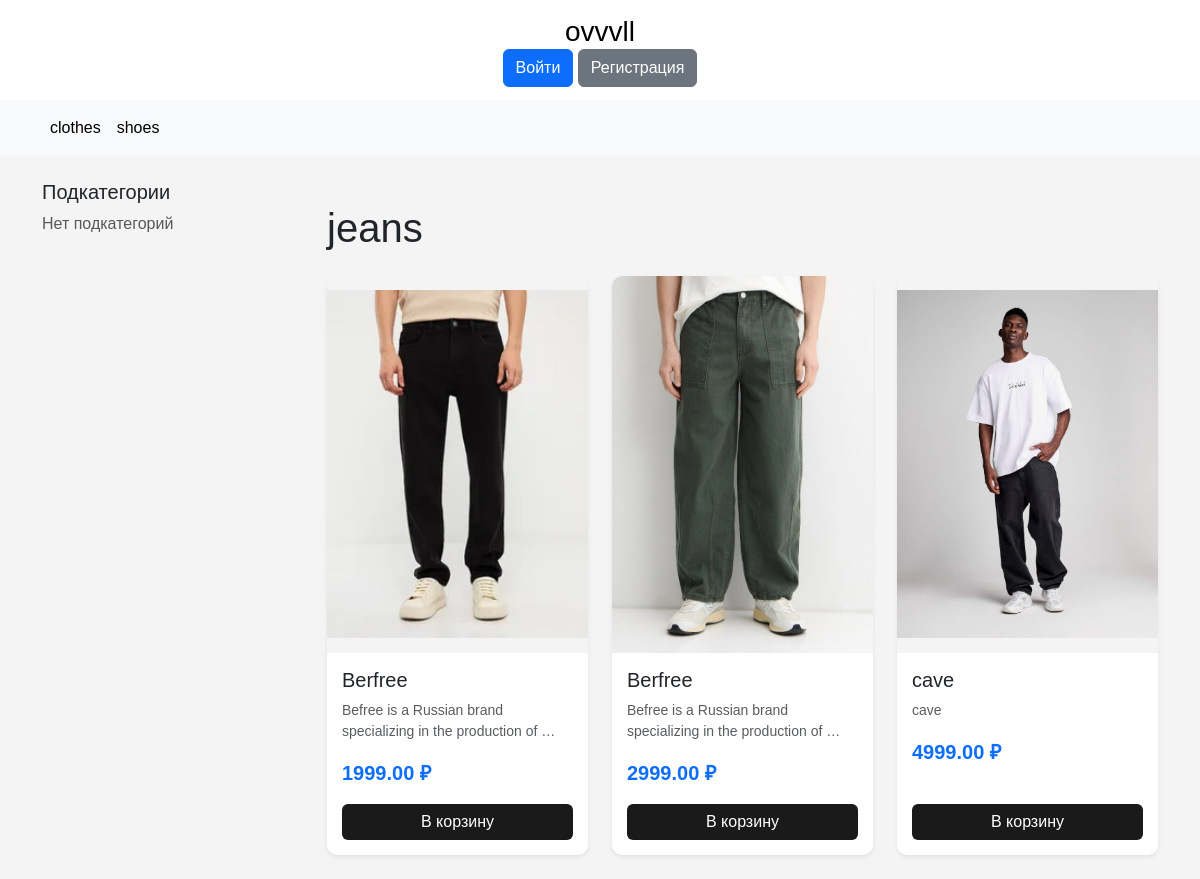
The page /category/jeans/ on the database its author committed.
### main/models.py (models this page shows, shortened)
class Category(models.Model):
    parent = models.ForeignKey('self', on_delete=models.CASCADE, null=True, blank=True)
    name = models.CharField(max_length=100)
    slug = models.SlugField(max_length=100, unique=True)

class Product(models.Model):
    category = models.ForeignKey(Category, on_delete=models.CASCADE)
    name = models.CharField(max_length=100)
    slug = models.SlugField(max_length=100, unique=True)
    image = models.ImageField(upload_to='products/')
    description = models.TextField()
    price = models.DecimalField(max_digits=10, decimal_places=2)
    available = models.BooleanField(default=True)

### main/views.py (the view)
# urls.py: path('category/<slug:slug>/', views.category_detail, name='category_detail'),
def category_detail(request, slug):
    category = get_object_or_404(Category, slug=slug)
    products = Product.objects.filter(category=category)
    subcategories = Category.objects.filter(parent=category)
    categories = Category.objects.filter(parent=None)
    return render(request, 'category.html', {
        'category': category,
        'products': products,
        'subcategories': subcategories,
        'categories': categories,
    })

### main/templates/category.html (shortened to what this page needs)
{% extends 'layout.html' %}
{% block content %}
<nav class="navbar navbar-expand-lg bg-light mb-4">
    <div class="container">
        <ul class="navbar-nav">
            {% for cat in categories %}
                <li class="nav-item">
                    <a class="nav-link" href="{% url 'category_detail' cat.slug %}">
                        {{ cat.name }}
                    </a>
                </li>
            {% endfor %}
        </ul>
    </div>
</nav>
<div class="container mt-4">
    <div class="row">
        <div class="col-3">
            <h5>Подкатегории</h5>
            <div class="cat">
                {% for sub in subcategories %}
                    <a href="{% url 'category_detail' sub.slug %}" class="nav-link">
                        {{ sub.name }}
                    </a>
                {% empty %}
                    <p class="text-muted">Нет подкатегорий</p>
                {% endfor %}
            </div>
        </div>
        <div class="col-9">
            <h1 class="my-4">{{ category.name }}</h1>
            <div class="row">
                {% for product in products %}
                    <div class="col-12 col-sm-6 col-lg-4 mb-4">
                        <div class="card h-100 shadow-sm">
                            <img src="{{ product.image.url }}" class="card-img-top" alt="{{ product.name }}">
                            <div class="card-body d-flex flex-column">
                                <h5 class="card-title">{{ product.name }}</h5>
                                <p class="card-text text-muted small">{{ product.description|truncatewords:10 }}</p>
                                <p class="card-text fw-bold text-primary fs-5">{{ product.price }} ₽</p>
                                <a href="{% url 'add_to_cart' product.id %}" class="btn btn-dark mt-auto">В корзину</a>
                            </div>
                        </div>
                    </div>
                {% empty %}
                    <p class="text-center">В этой категории пока нет товаров</p>
                {% endfor %}
            </div>
        </div>
    </div>
</div>
{% endblock %}

### main/static/css/style.css (style rules this page uses)
body { font-family: Arial, sans-serif; background: #f4f4f4; margin: 0; padding: 0; }
.nav-link { color: rgb(0, 0, 0); text-decoration: none; font-size: 16px; }
.cat { display: flex; flex-direction: column; gap: 8px; }
.card { transition: transform 0.2s, box-shadow 0.2s; border-radius: 10px; overflow: hidden; border: none; }
.card-img-top { width: 100%; height: auto; aspect-ratio: 600 / 866; object-fit: contain; background-color: #f4f4f4; }
.card-body { padding: 15px; }
.btn-dark { background: #1a1a1a; border: none; border-radius: 6px; }

### rows shown on the page
Category: name "clothes"
Category: name "shoes"
Category: name "jeans"
Product: image (picture), name "Berfree", description "Befree is a Russian brand specializing in the production of …", price "1999.00"
Product: image (picture), name "Berfree", description "Befree is a Russian brand specializing in the production of …", price "2999.00"
Product: image (picture), name "cave", description "cave", price "4999.00"
